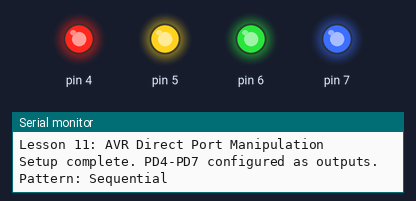
Simulated run of this sketch. Board: Arduino Uno, built with avr-gcc and run on an emulated ATmega328P. On the bench: output pins drawn as LEDs (lit = HIGH), the last lines printed to the serial monitor.

Above: at 0.9 s.
At 4.7 s:
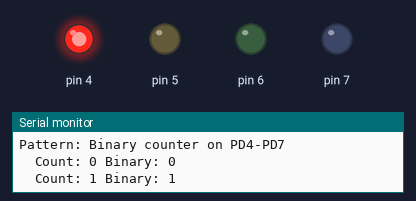
At 5.9 s:
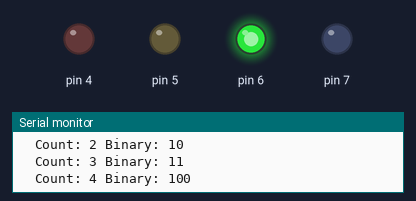
At 7.1 s:
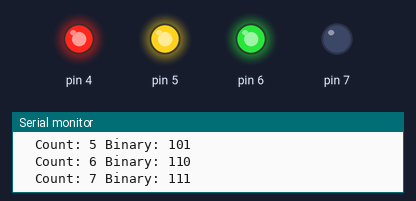
At 8.3 s:
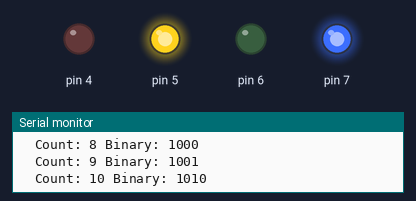
At 11.0 s:
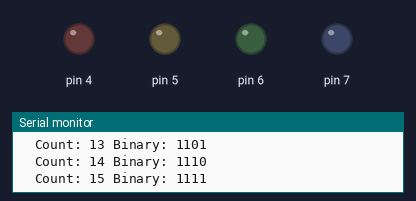
Timing chart, 0 to 15.0 s (numbered marks = the images above):
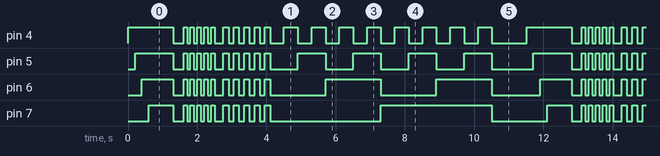

The sketch:

sketch.ino
```cpp
/*
 * LESSON 11: AVR — Direct Port Manipulation
 * Board: Arduino Uno (ATmega328P, 16MHz, 32KB Flash, 2KB RAM)
 *
 * ============================================================
 * WHY DIRECT PORT MANIPULATION?
 * ============================================================
 *
 * Arduino's digitalWrite() is SLOW. On ATmega328P:
 *   - digitalWrite(): ~60 clock cycles (~3.75µs at 16MHz)
 *   - Direct port write: 1-2 clock cycles (~62-125ns)
 *   - That's 30-60x FASTER!
 *
 * Why is digitalWrite() so slow?
 *   1. Looks up the pin in a table (progmem read)
 *   2. Checks if the pin has a PWM timer attached (turns it off)
 *   3. Disables interrupts (to make the read-modify-write atomic)
 *   4. Reads the port register
 *   5. Modifies the bit
 *   6. Writes the port register
 *   7. Re-enables interrupts
 *
 * Direct port access skips ALL of that — you write the register directly.
 * The compiler turns it into a single SBI/CBI instruction (Set/Clear Bit in I/O).
 *
 * ============================================================
 * THE AVR REGISTER MODEL
 * ============================================================
 *
 * Each I/O port (B, C, D) has exactly 3 registers:
 *
 *   DDRx  — Data Direction Register
 *           Bit = 0 → Input
 *           Bit = 1 → Output
 *           Example: DDRD = 0b11110000 → PD7-PD4 output, PD3-PD0 input
 *
 *   PORTx — Output/Pull-up Register
 *           When pin is OUTPUT: 0 = LOW, 1 = HIGH
 *           When pin is INPUT:  0 = floating, 1 = internal pull-up enabled
 *           (Dual purpose! This confuses beginners.)
 *
 *   PINx  — Input Register (read-only... mostly)
 *           Reading PINx gives the current state of the pins
 *           TRICK: Writing 1 to PINx TOGGLES the corresponding pin!
 *           (This is an AVR-specific feature — not in the original spec)
 *
 * ============================================================
 * PORT MAPPING ON ATMEGA328P
 * ============================================================
 *
 *   PORTD: Arduino pins 0-7
 *     PD0 = pin 0 (RX — serial receive, avoid using!)
 *     PD1 = pin 1 (TX — serial transmit, avoid using!)
 *     PD2 = pin 2
 *     PD3 = pin 3  (OC2B — Timer2 PWM)
 *     PD4 = pin 4
 *     PD5 = pin 5  (OC0B — Timer0 PWM)
 *     PD6 = pin 6  (OC0A — Timer0 PWM)
 *     PD7 = pin 7
 *
 *   PORTB: Arduino pins 8-13
 *     PB0 = pin 8
 *     PB1 = pin 9  (OC1A — Timer1 PWM)
 *     PB2 = pin 10 (OC1B — Timer1 PWM, also SPI SS)
 *     PB3 = pin 11 (OC2A — Timer2 PWM, also SPI MOSI)
 *     PB4 = pin 12 (SPI MISO)
 *     PB5 = pin 13 (SPI SCK, built-in LED)
 *     PB6, PB7 = crystal oscillator (not available)
 *
 *   PORTC: Arduino A0-A5
 *     PC0 = A0 (also digital pin 14)
 *     PC1 = A1
 *     PC2 = A2
 *     PC3 = A3
 *     PC4 = A4 (SDA — I2C data)
 *     PC5 = A5 (SCL — I2C clock)
 *     PC6 = RESET (not available as I/O)
 *
 * ============================================================
 * THIS LESSON: Blink 4 LEDs on PORTD using bitwise operations
 * LEDs on pins 4, 5, 6, 7 (PD4-PD7)
 * ============================================================
 */

void setup() {
  Serial.begin(115200);
  Serial.println("Lesson 11: AVR Direct Port Manipulation");

  // ── Arduino way (what we're replacing) ──
  // pinMode(4, OUTPUT);
  // pinMode(5, OUTPUT);
  // pinMode(6, OUTPUT);
  // pinMode(7, OUTPUT);

  // ── Direct register way ──
  // Set PD4-PD7 as outputs using DDRD
  // We must NOT touch PD0-PD1 (serial!) so we use |= to only set our bits
  DDRD |= 0b11110000;  // Set bits 7,6,5,4 = output; leave 3,2,1,0 unchanged

  // Start with all LEDs off
  PORTD &= 0b00001111;  // Clear bits 7,6,5,4; leave 3,2,1,0 unchanged

  /*
   * IMPORTANT: Why |= and &= instead of =?
   *
   * If we wrote: DDRD = 0b11110000;
   * We'd set PD0-PD3 as INPUTS, breaking serial (PD0=RX, PD1=TX)!
   *
   * Always use bitwise OR (|=) to SET bits and AND (&=) to CLEAR bits
   * when other bits in the register are in use.
   *
   * This is a read-modify-write operation:
   *   1. Read DDRD
   *   2. OR with mask
   *   3. Write back
   *
   * On AVR, the compiler optimizes DDRD |= (1<<4) into a single SBI
   * instruction — but only if the bit position is a compile-time constant
   * and the register is in the I/O space (address 0x00-0x1F).
   */

  Serial.println("Setup complete. PD4-PD7 configured as outputs.");
}

void loop() {
  // ── Pattern 1: Sequential on ──
  Serial.println("Pattern: Sequential");
  for (int i = 4; i <= 7; i++) {
    PORTD |= (1 << i);   // Set bit i HIGH
    delay(200);
  }
  delay(500);

  // All off at once — set all 4 bits LOW in ONE instruction
  PORTD &= ~(0b11110000);  // ~0b11110000 = 0b00001111
  delay(300);

  // ── Pattern 2: All on, all off (one instruction!) ──
  Serial.println("Pattern: Flash all");
  for (int j = 0; j < 5; j++) {
    PORTD |= 0b11110000;   // All 4 LEDs ON — single write!
    delay(100);
    PORTD &= 0b00001111;   // All 4 LEDs OFF — single write!
    delay(100);
  }

  /*
   * Compare to Arduino way:
   *   digitalWrite(4, HIGH);  // ~60 cycles
   *   digitalWrite(5, HIGH);  // ~60 cycles
   *   digitalWrite(6, HIGH);  // ~60 cycles
   *   digitalWrite(7, HIGH);  // ~60 cycles
   *   Total: ~240 cycles, 4 separate operations
   *
   * Direct port way:
   *   PORTD |= 0b11110000;   // ~2 cycles, ALL pins change simultaneously!
   *
   * The simultaneous change matters for things like:
   *   - Driving parallel buses (8-bit data bus)
   *   - Bit-banging protocols where timing is critical
   *   - Multiplexed LED displays (all segments must change at once)
   */

  // ── Pattern 3: Toggle using PINx write trick ──
  Serial.println("Pattern: PINx toggle trick");
  PORTD |= 0b11110000;  // Start with all ON
  for (int j = 0; j < 10; j++) {
    // Writing 1 to PINx TOGGLES the pin — AVR magic!
    PIND = 0b11110000;   // Toggle PD4-PD7 — no read-modify-write needed!
    delay(150);
  }

  /*
   * The PINx toggle trick:
   *   - Normally PINx is read-only (you read input state)
   *   - BUT on ATmega328P (and most modern AVR), writing 1 toggles the output
   *   - This is ATOMIC — no read-modify-write, no interrupt race condition
   *   - Similar to STM32's BSRR or ESP32's W1TS/W1TC registers
   *   - Single clock cycle!
   */

  // ── Pattern 4: Binary counter ──
  Serial.println("Pattern: Binary counter on PD4-PD7");
  for (int count = 0; count < 16; count++) {
    // We want to put 'count' onto PD7:PD4
    // Clear PD7-PD4, then set our value shifted to the right position
    PORTD = (PORTD & 0b00001111) | (count << 4);

    Serial.print("  Count: ");
    Serial.print(count);
    Serial.print(" Binary: ");
    Serial.println(count, BIN);
    delay(400);
  }

  PORTD &= 0b00001111;  // All off
  delay(1000);

  /*
   * ══════════════════════════════════════════════════════════
   * COMPARISON: GPIO ACROSS PLATFORMS
   * ══════════════════════════════════════════════════════════
   *
   * AVR:
   *   - 3 registers per port (DDR, PORT, PIN) — simple and elegant
   *   - 8 pins per port, direct bit manipulation
   *   - Single-cycle I/O for constant-address constant-bit operations
   *   - No clock gating needed
   *
   * STM32:
   *   - 7+ registers per port (MODER, OTYPER, OSPEEDR, PUPDR, IDR, ODR, BSRR...)
   *   - Must enable clock first (RCC)
   *   - BSRR for atomic set/clear
   *   - 2 bits per pin for mode (input/output/AF/analog)
   *
   * ESP32:
   *   - GPIO matrix — any peripheral can map to (almost) any pin
   *   - Registers spread across memory-mapped space
   *   - W1TS/W1TC for atomic set/clear
   *   - More pins (34+) but some are input-only
   *
   * RP2040:
   *   - SIO (Single-cycle I/O) port for fast GPIO
   *   - GPIO_SET, GPIO_CLR, GPIO_XOR registers (like BSRR)
   *   - PIO can control GPIO at system clock speed independently
   */
}
```

Measured:
- by itself, pin 4–7: moves between LOW and HIGH, repeating every 11.5 s
- by itself, everything shown: repeats every 11.5 s, in 41 steps
